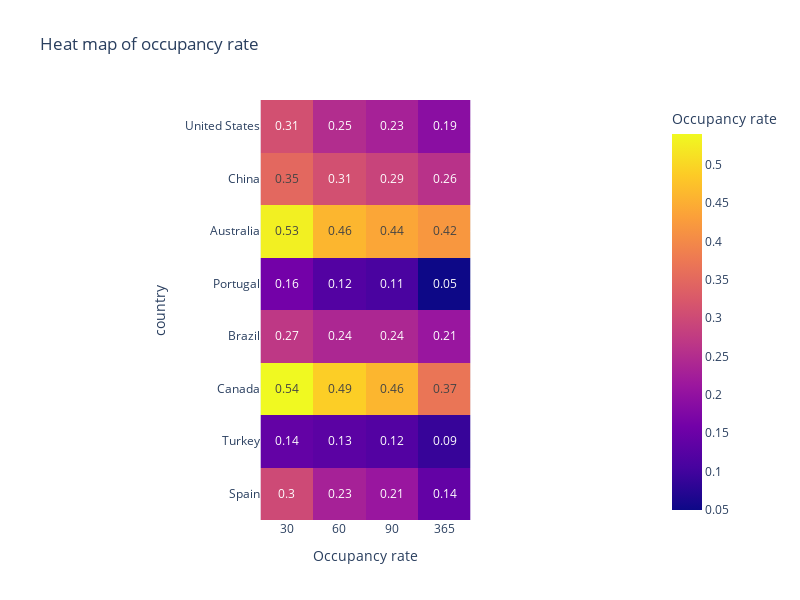

Notebook code cell kept with this figure:
### Code cell
heat_maps = merged_df[['availability_30','availability_60','availability_90','availability_365','country']]
data = []
for i in country:
    availability_30p =  (heat_maps[(heat_maps['country']==i) & (heat_maps['availability_30']==0)].shape[0])/(heat_maps[heat_maps['country']==i].shape[0])
    availability_60p =  (heat_maps[(heat_maps['country']==i) & (heat_maps['availability_60']==0)].shape[0])/(heat_maps[heat_maps['country']==i].shape[0])
    availability_90p =  (heat_maps[(heat_maps['country']==i) & (heat_maps['availability_90']==0)].shape[0])/(heat_maps[heat_maps['country']==i].shape[0])
    availability_365p = (heat_maps[(heat_maps['country']==i) & (heat_maps['availability_365']==0)].shape[0])/(heat_maps[heat_maps['country']==i].shape[0])
    data.append([availability_30p,availability_60p,availability_90p,availability_365p])
heat_df = pd.DataFrame(data, columns=['No availability_30','No availability_60','No availability_90','No availability_365'])

fig = px.imshow(
        heat_df.round(2),
        labels = dict(x='Occupancy rate',y='country',color='Occupancy rate'),
        x= ['30','60','90','365'],
        y = ['United States',
        'China',
        'Australia',
        'Portugal',
        'Brazil',
        'Canada',
        'Turkey',
        'Spain'],
        text_auto = True,
        width = 800,
        height = 600,
        title = 'Heat map of occupancy rate')
fig.show()

### Figure 1 — Plotly figure (JSON) as saved in the notebook; plotly's stock layout.template omitted (floating-point values rounded to 4 significant figures)
{"data": [{"coloraxis": "coloraxis", "hovertemplate": "Occupancy rate: %{x}<br>country: %{y}<br>Occupancy rate: %{z}<extra></extra>", "name": "0", "texttemplate": "%{z}", "type": "heatmap", "x": ["30", "60", "90", "365"], "xaxis": "x", "y": ["United States", "China", "Australia", "Portugal", "Brazil", "Canada", "Turkey", "Spain"], "yaxis": "y", "z": [[0.31, 0.25, 0.23, 0.19], [0.35, 0.31, 0.29, 0.26], [0.53, 0.46, 0.44, 0.42], [0.16, 0.12, 0.11, 0.05], [0.27, 0.24, 0.24, 0.21], [0.54, 0.49, 0.46, 0.37], [0.14, 0.13, 0.12, 0.09], [0.3, 0.23, 0.21, 0.14]]}], "layout": {"coloraxis": {"colorbar": {"title": {"text": "Occupancy rate"}}, "colorscale": [[0, "#0d0887"], [0.1111, "#46039f"], [0.2222, "#7201a8"], [0.3333, "#9c179e"], [0.4444, "#bd3786"], [0.5556, "#d8576b"], [0.6667, "#ed7953"], [0.7778, "#fb9f3a"], [0.8889, "#fdca26"], [1, "#f0f921"]]}, "height": 600, "title": {"text": "Heat map of occupancy rate"}, "width": 800, "xaxis": {"anchor": "y", "constrain": "domain", "domain": [0, 1], "scaleanchor": "y", "title": {"text": "Occupancy rate"}}, "yaxis": {"anchor": "x", "autorange": "reversed", "constrain": "domain", "domain": [0, 1], "title": {"text": "country"}}}}
